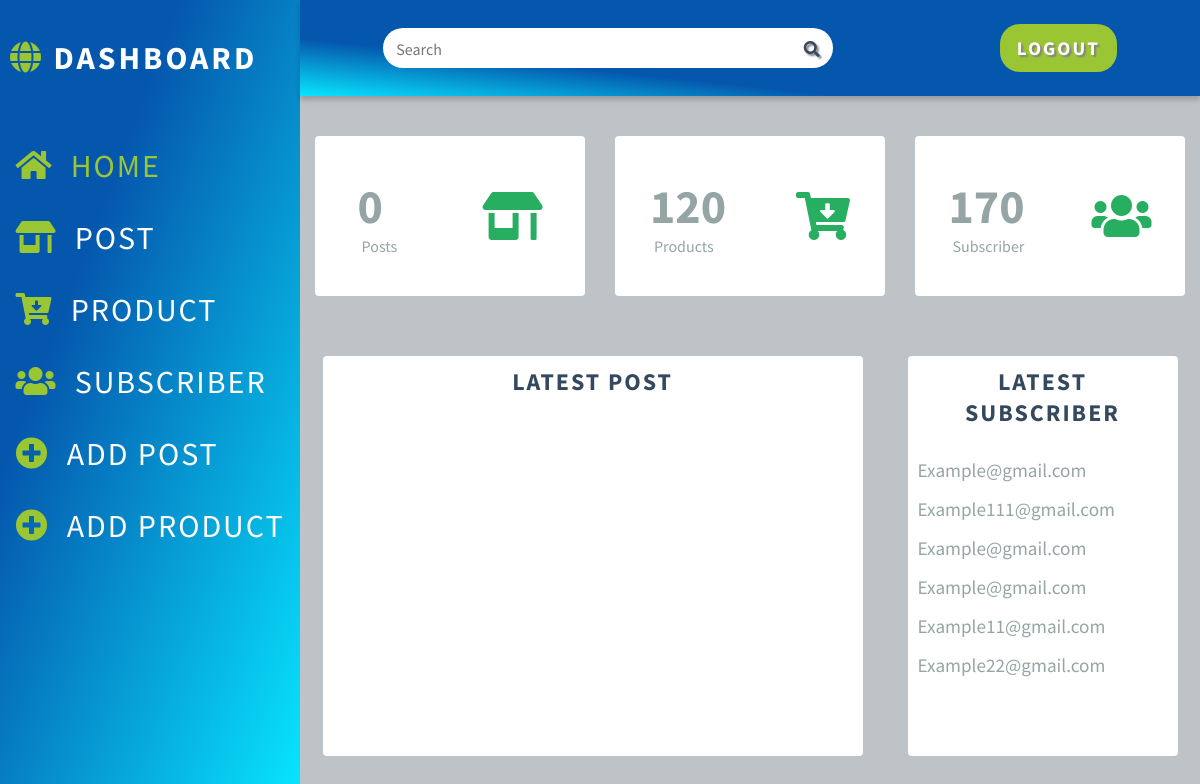
Page /dashboard on the earlier database version.
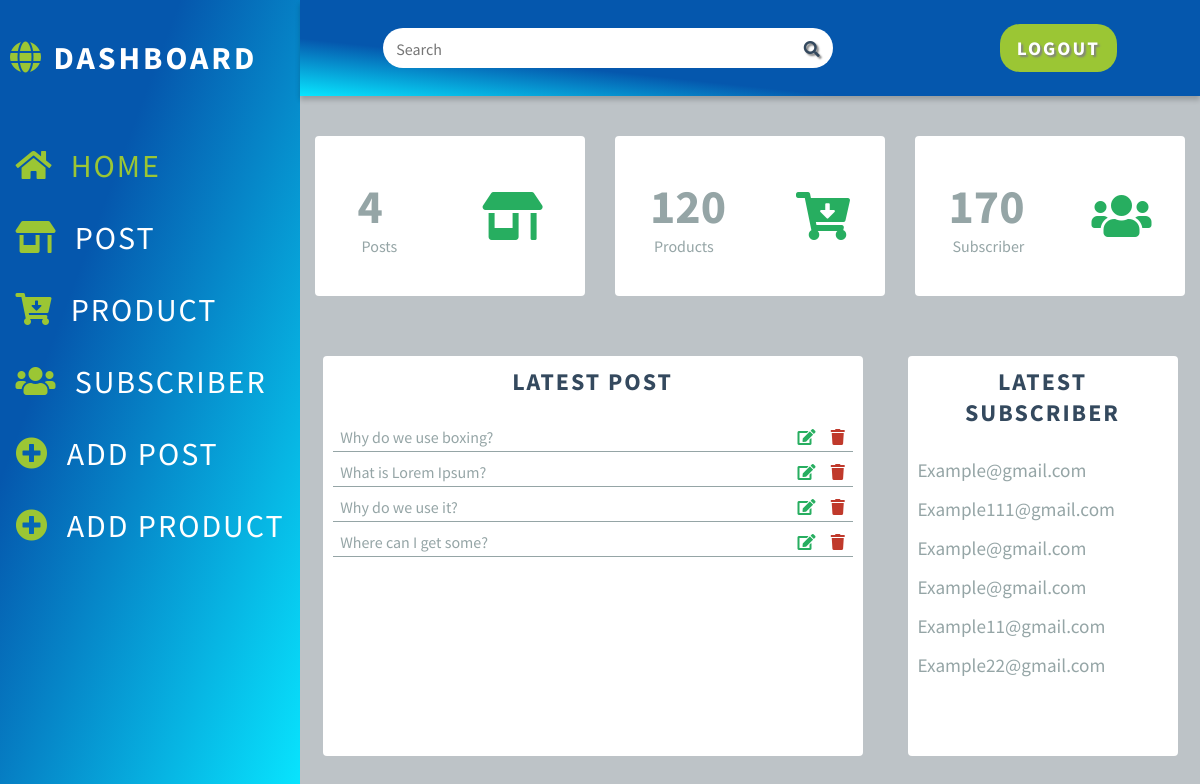
Same page on the later database version.
### app/models.py (models this page shows, shortened)
class Post(db.Model):
    id = db.Column(db.Integer, primary_key=True)
    title = db.Column(db.String(128), nullable=False, unique=True)
    image = db.Column(db.LargeBinary)
    image_name = db.Column(db.String(64))
    article = db.Column(db.Text, nullable=False)
    article_views = db.Column(db.Integer, default=0)
    timestamp = db.Column(db.DateTime, default=datetime.utcnow)

### app/routes.py (the view)
@app.route('/dashboard')
def dashboard():
    posts = Post.query.order_by(Post.timestamp.desc()).all()[0:5]
    return render_template('owner/owner_index.html', title='Admin Dashboard', posts=posts)

### app/templates/owner/owner_index.html
{% extends 'owner/owner_base.html' %}
{% block content %}
<div class="dashboard">
    {% include 'owner/_sidebar.html' %}
    <div class="right_container">
        {% include 'owner/_searchbar.html' %}
        <div class="home_card">
            <div class="card">
                <div class="card_content">
                    <h1>{{posts|length}}</h1>
                    <p>Posts</p>
                </div>
                <span class="fas fa-store-alt"></span>
            </div>
            <div class="card">
                <div class="card_content">
                    <h1>120</h1>
                    <p>Products</p>
                </div>
                <span class="fas fa-cart-arrow-down"></span>
            </div>
            <div class="card">
                <div class="card_content">
                    <h1>170</h1>
                    <p>Subscriber</p>
                </div>
                <span class="fas fa-users"></span>
            </div>
        </div>
        <div class="post_and_subscribe_container">
            <div class="post">
                <h2>Latest Post</h2>
                {% for post in posts %}
                <div class="post_content">
                    <label><a href=" {{ url_for('owner_post_view', id=post.id) }} "> {{ post.title }} </a></label>
                    <a href=" {{ url_for('edit_post', id=post.id) }} "><span class="fas fa-edit"></span></a>
                    <a href=" {{ url_for('delete_post', id=post.id) }} "><span class="fas fa-trash"></span></a>
                </div>
                {% endfor %}
            </div>
            <div class="subscribe">
                <h2>Latest Subscriber</h2>
                <div class="subscribe_content">
                    <label>Example@gmail.com</label>
                    <label>Example111@gmail.com</label>
                    <label>Example@gmail.com</label>
                    <label>Example@gmail.com</label>
                    <label>Example11@gmail.com</label>
                    <label>Example22@gmail.com</label>
                </div>
            </div>
        </div>
    </div>
</div>
{% endblock %}

### app/templates/owner/owner_base.html (shortened to what this page needs)
<!DOCTYPE html>
<html lang="en">
<head>
    <link rel="stylesheet" href="https://cdnjs.cloudflare.com/ajax/libs/font-awesome/5.15.3/css/all.min.css" />
    <link rel="stylesheet" href="{{ url_for('static', filename='style/owner.css') }}">
</head>
<body>
    {% block content %}
    {% endblock %}
</body>
</html>

### app/templates/owner/_sidebar.html
<div class="sidebar">
    <div class="dashbord_logo">
        <h1> <span class="fas fa-globe"></span> Dashboard</h1>
    </div>
    <div class="dashbord_navbar">
        <ul>
            <li><span class="fas fa-home"></span> <a href=" {{ url_for('dashboard')}} " class="addActive">Home</a></li>
            <li><span class="fas fa-store-alt"></span> <a href=" {{ url_for('post')}} " class="addActive">Post</a></li>
            <li><span class="fas fa-cart-arrow-down"></span> <a href=" {{ url_for('product') }} " class="addActive">Product</a></li>
            <li><span class="fas fa-users"></span> <a href=" {{ url_for('subscriber') }} " class="addActive">Subscriber</a></li>
            <li><span class="fas fa-plus-circle"></span> <a href=" {{ url_for('addpost') }} " class="addActive">Add Post</a></li>
            <li><span class="fas fa-plus-circle"></span> <a href=" {{ url_for('addproduct') }} " class="addActive">Add Product</a></li>
        </ul>
    </div>
</div>

### app/templates/owner/_searchbar.html
<div class="search_and_logout">
    <div class="search">
        <form action="">
            <input type="search" placeholder="Search" required>
            <button type="submit"><span class="fas fa-search"></span></button>
        </form>
    </div>
    <div class="logout">
        <form action="">
            <button type="submit">Logout</button>
        </form>
    </div>
</div>

### app/static/style/owner.css (style rules this page uses)
* { margin: 0px; padding: 0px; font-family: 'Source Sans Pro', sans-serif; box-sizing: border-box; list-style-type: none; text-decoration: none; }
.dashboard { width: 100%; height: 100vh; display: flex; }
.dashboard .sidebar { width: 25%; height: 100vh; display: flex; align-items: center; flex-direction: column; background-image: linear-gradient(to right bottom,#0557AD 30%,#08E6FF 100%); }
.sidebar .dashbord_logo { width: 100%; height: 15vh; display: flex; justify-content: flex-start; align-items: center; padding-left: 10px; }
.dashbord_logo h1 { color: #fff; letter-spacing: 3px; text-transform: uppercase; }
.dashbord_logo h1 span { color: #9bc634; }
.sidebar .dashbord_navbar { width: 100%; height: 85vh; display: flex; align-items: center; flex-direction: column; margin-top: 30px; }
.dashbord_navbar li { padding-bottom: 2rem; }
.dashbord_navbar li span { color: #9bc634; font-size: 2rem; }
.dashbord_navbar li a { color: #fff; font-size: 2rem; letter-spacing: 2px; padding-left: 1rem; text-transform: uppercase; }
.dashbord_navbar li a.active { color: #9bc634; }
.right_container { width: 75%; height: 100vh; background-color: #bdc3c7; }
.search_and_logout { width: 100%; height: 12vh; display: flex; align-items: center; justify-content: space-around; background-color: #fff; background-image: linear-gradient(to left bottom,#0557AD 70%,#08E6FF 100%); box-shadow: 0px 4px 5px rgba(0, 0, 0, 0.2); }
.search_and_logout .search { width: 50%; height: 5vh; border-radius: 20px; background-color: #fff; }
.search input { width: 90%; height: 5vh; border: none; outline: none; font-size: 1rem; padding-left: 13px; padding-bottom: 3px; border-radius: 20px; background: none; }
.search button { width: 9%; height: 5vh; border: none; outline: none; cursor: pointer; background: none; }
.search button span { color: #34495e; font-size: 1rem; }
.search_and_logout .logout { width: 13%; height: 6vh; }
.logout button { width: 100%; height: 6vh; color: #fff; border: none; outline: none; font-size: 1.2rem; font-weight: bold; border-radius: 20px; letter-spacing: 2px; cursor: pointer; background-color: #9bc634; text-transform: uppercase; text-shadow: 2px 2px 2px gray; }
.home_card { width: 100%; height: 30vh; display: flex; align-items: center; justify-content: space-around; }
.home_card .card { width: 30%; height: 20vh; border-radius: 4px; display: flex; align-items: center; justify-content: space-around; background-color: #fff; }
.card .card_content h1 { color: #95a5a6; font-size: 3rem; }
.card .card_content p { padding-left: 4px; color: #95a5a6; }
.card span { color: #27ae60; font-size: 3rem; }
.post_and_subscribe_container { width: 100%; height: 55vh; display: flex; align-items: center; justify-content: space-around; }
.post_and_subscribe_container .post { width: 60%; height: 50vh; border-radius: 4px; padding: 10px; background-color: #fff; }
.post h2 { color: #34495e; text-align: center; margin-bottom: 30px; letter-spacing: 2px; text-transform: uppercase; }
.post_content { display: flex; justify-content: space-around; margin-top: 10px; border-bottom: 1px solid #95a5a6; }
.post_content label { width: 85%; margin-bottom: 4px; }
.post_content label a { color: #95a5a6; }
.post_content .fa-trash { color: #c0392b; margin-bottom: 4px; }
.post_content .fa-edit { color: #27ae60; margin-bottom: 4px; }
.post_and_subscribe_container .subscribe { width: 30%; height: 50vh; border-radius: 4px; padding: 10px; background-color: #fff; }
.subscribe h2 { color: #34495e; text-align: center; margin-bottom: 30px; letter-spacing: 2px; text-transform: uppercase; }
.subscribe_content { display: flex; flex-direction: column; margin-top: 10px; }
.subscribe_content label { color: #95a5a6; font-size: 1.2rem; padding-bottom: 15px; }
form button { color: #fff; height: 8vh; border: none; outline: none; font-size: 1.2rem; font-weight: bold; cursor: pointer; font-family: inherit; border-radius: 10px; margin-bottom: 1rem; text-shadow: 2px 2px 2px gray; background-color: #9bc634; }

Differences in the rows shown:
added Post: title "Why do we use boxing?"
added Post: title "What is Lorem Ipsum?"
added Post: title "Why do we use it?"
added Post: title "Where can I get some?"
Other differences:
{{ posts|length }}: "0" → "4"
